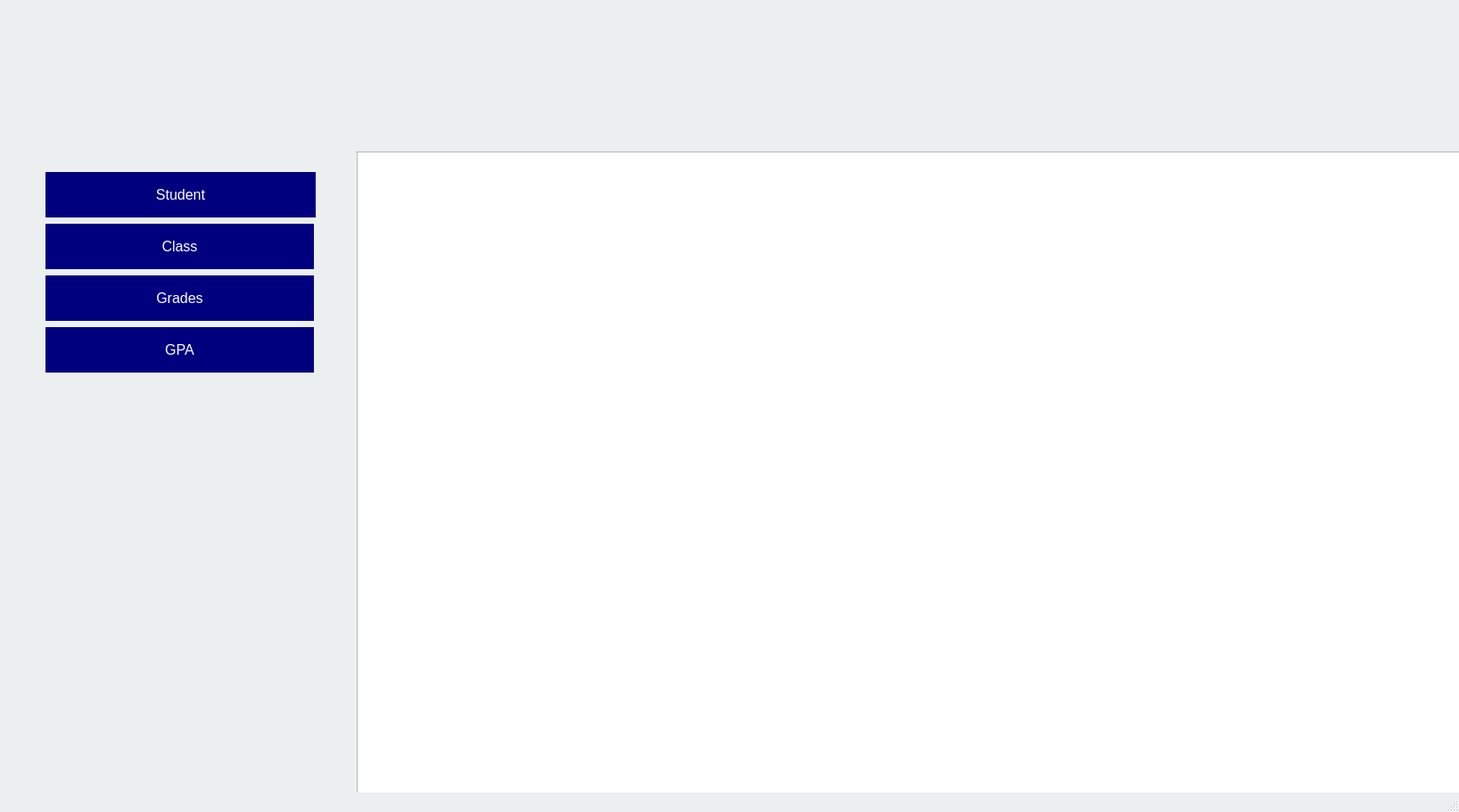
<?xml version="1.0" encoding="UTF-8"?>
<ui version="4.0">
 <class>StudentMainWindow</class>
 <widget class="QMainWindow" name="StudentMainWindow">
  <property name="geometry">
   <rect>
    <x>0</x>
    <y>0</y>
    <width>1636</width>
    <height>911</height>
   </rect>
  </property>
  <property name="windowTitle">
   <string>My Personal Information</string>
  </property>
  <property name="styleSheet">
   <string notr="true">QMainWindow {background-color: rgb(235, 239, 240);}
QPushButton {background-color: rgb(0, 0, 127); color: white; border: 2 px; border-radius: 10 px;}

</string>
  </property>
  <widget class="QWidget" name="centralwidget">
   <widget class="QTableView" name="studentView">
    <property name="geometry">
     <rect>
      <x>400</x>
      <y>170</y>
      <width>1281</width>
      <height>731</height>
     </rect>
    </property>
   </widget>
   <widget class="QWidget" name="layoutWidget">
    <property name="geometry">
     <rect>
      <x>51</x>
      <y>192</y>
      <width>303</width>
      <height>227</height>
     </rect>
    </property>
    <layout class="QVBoxLayout" name="verticalLayout">
     <item>
      <widget class="QPushButton" name="refreshButton">
       <property name="minimumSize">
        <size>
         <width>301</width>
         <height>51</height>
        </size>
       </property>
       <property name="font">
        <font>
         <family>Arial</family>
         <pointsize>12</pointsize>
        </font>
       </property>
       <property name="text">
        <string>Student</string>
       </property>
      </widget>
     </item>
     <item>
      <widget class="QPushButton" name="classButton">
       <property name="sizePolicy">
        <sizepolicy hsizetype="Fixed" vsizetype="Fixed">
         <horstretch>0</horstretch>
         <verstretch>0</verstretch>
        </sizepolicy>
       </property>
       <property name="minimumSize">
        <size>
         <width>301</width>
         <height>51</height>
        </size>
       </property>
       <property name="font">
        <font>
         <family>Arial</family>
         <pointsize>12</pointsize>
        </font>
       </property>
       <property name="text">
        <string>Class</string>
       </property>
       <property name="default">
        <bool>true</bool>
       </property>
      </widget>
     </item>
     <item>
      <widget class="QPushButton" name="gradeButton">
       <property name="sizePolicy">
        <sizepolicy hsizetype="Fixed" vsizetype="Fixed">
         <horstretch>0</horstretch>
         <verstretch>0</verstretch>
        </sizepolicy>
       </property>
       <property name="minimumSize">
        <size>
         <width>301</width>
         <height>51</height>
        </size>
       </property>
       <property name="font">
        <font>
         <family>Arial</family>
         <pointsize>12</pointsize>
        </font>
       </property>
       <property name="text">
        <string>Grades</string>
       </property>
       <property name="default">
        <bool>true</bool>
       </property>
      </widget>
     </item>
     <item>
      <widget class="QPushButton" name="gpaButton">
       <property name="sizePolicy">
        <sizepolicy hsizetype="Fixed" vsizetype="Fixed">
         <horstretch>0</horstretch>
         <verstretch>0</verstretch>
        </sizepolicy>
       </property>
       <property name="minimumSize">
        <size>
         <width>301</width>
         <height>51</height>
        </size>
       </property>
       <property name="font">
        <font>
         <family>Arial</family>
         <pointsize>12</pointsize>
        </font>
       </property>
       <property name="text">
        <string>GPA</string>
       </property>
       <property name="default">
        <bool>true</bool>
       </property>
      </widget>
     </item>
    </layout>
   </widget>
  </widget>
  <widget class="QMenuBar" name="menubar">
   <property name="geometry">
    <rect>
     <x>0</x>
     <y>0</y>
     <width>1636</width>
     <height>26</height>
    </rect>
   </property>
  </widget>
  <widget class="QStatusBar" name="statusbar"/>
 </widget>
 <resources/>
 <connections/>
</ui>
